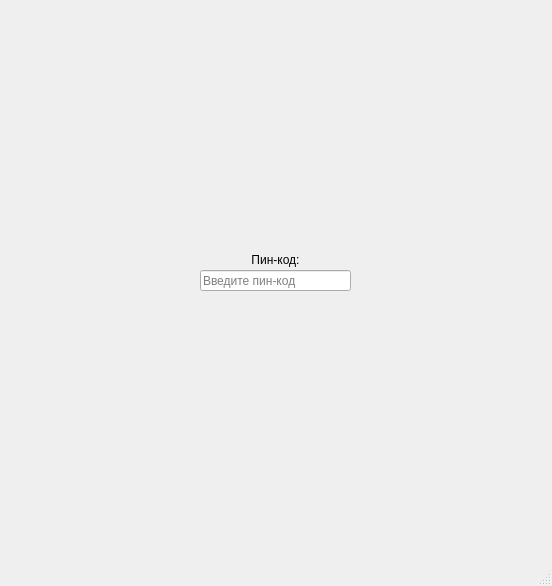
<?xml version="1.0" encoding="UTF-8"?>
<ui version="4.0">
 <class>MainWindow</class>
 <widget class="QMainWindow" name="MainWindow">
  <property name="geometry">
   <rect>
    <x>0</x>
    <y>0</y>
    <width>552</width>
    <height>586</height>
   </rect>
  </property>
  <property name="windowTitle">
   <string>MainWindow</string>
  </property>
  <widget class="QWidget" name="centralwidget">
   <widget class="QStackedWidget" name="stackedWidget">
    <property name="geometry">
     <rect>
      <x>0</x>
      <y>0</y>
      <width>551</width>
      <height>561</height>
     </rect>
    </property>
    <property name="currentIndex">
     <number>1</number>
    </property>
    <widget class="QWidget" name="page">
     <widget class="QListWidget" name="listWidget">
      <property name="geometry">
       <rect>
        <x>10</x>
        <y>40</y>
        <width>531</width>
        <height>501</height>
       </rect>
      </property>
     </widget>
     <widget class="QLineEdit" name="LineEdit">
      <property name="geometry">
       <rect>
        <x>10</x>
        <y>10</y>
        <width>531</width>
        <height>23</height>
       </rect>
      </property>
      <property name="text">
       <string/>
      </property>
      <property name="placeholderText">
       <string>Поиск</string>
      </property>
     </widget>
    </widget>
    <widget class="QWidget" name="page_2">
     <widget class="QLineEdit" name="edtPin">
      <property name="geometry">
       <rect>
        <x>200</x>
        <y>270</y>
        <width>151</width>
        <height>21</height>
       </rect>
      </property>
      <property name="placeholderText">
       <string>Введите пин-код</string>
      </property>
     </widget>
     <widget class="QLabel" name="label_2">
      <property name="geometry">
       <rect>
        <x>240</x>
        <y>250</y>
        <width>71</width>
        <height>20</height>
       </rect>
      </property>
      <property name="text">
       <string>Пин-код:</string>
      </property>
      <property name="alignment">
       <set>Qt::AlignCenter</set>
      </property>
     </widget>
     <widget class="QLabel" name="lblLogin">
      <property name="geometry">
       <rect>
        <x>210</x>
        <y>300</y>
        <width>131</width>
        <height>31</height>
       </rect>
      </property>
      <property name="text">
       <string/>
      </property>
      <property name="textFormat">
       <enum>Qt::RichText</enum>
      </property>
      <property name="alignment">
       <set>Qt::AlignCenter</set>
      </property>
     </widget>
    </widget>
   </widget>
  </widget>
  <widget class="QMenuBar" name="menubar">
   <property name="geometry">
    <rect>
     <x>0</x>
     <y>0</y>
     <width>552</width>
     <height>20</height>
    </rect>
   </property>
  </widget>
  <widget class="QStatusBar" name="statusbar"/>
 </widget>
 <resources/>
 <connections/>
</ui>
